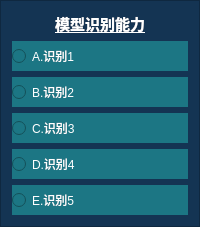
           <widget class="QFrame" name="frame_shibie_zizhu">
            <property name="styleSheet">
             <string notr="true">background-color: rgb(20, 52, 83);
border-color: rgb(255, 97, 6);
</string>
            </property>
            <property name="frameShape">
             <enum>QFrame::StyledPanel</enum>
            </property>
            <property name="frameShadow">
             <enum>QFrame::Raised</enum>
            </property>
            <layout class="QVBoxLayout" name="verticalLayout_6">
             <item>
              <widget class="QLabel" name="label_shibie_zizhu">
               <property name="sizePolicy">
                <sizepolicy hsizetype="Preferred" vsizetype="Fixed">
                 <horstretch>0</horstretch>
                 <verstretch>0</verstretch>
                </sizepolicy>
               </property>
               <property name="font">
                <font>
                 <pointsize>11</pointsize>
                 <weight>75</weight>
                 <italic>false</italic>
                 <bold>true</bold>
                 <underline>true</underline>
                 <strikeout>false</strikeout>
                </font>
               </property>
               <property name="styleSheet">
                <string notr="true">color: rgb(255, 255, 255);</string>
               </property>
               <property name="text">
                <string>模型识别能力</string>
               </property>
               <property name="alignment">
                <set>Qt::AlignCenter</set>
               </property>
              </widget>
             </item>
             <item>
              <widget class="QRadioButton" name="radioButton_shibieA">
               <property name="minimumSize">
                <size>
                 <width>0</width>
                 <height>30</height>
                </size>
               </property>
               <property name="styleSheet">
                <string notr="true">color: rgb(255, 255, 255);
background-color: rgb(28, 118, 132);</string>
               </property>
               <property name="text">
                <string>A.识别1</string>
               </property>
              </widget>
             </item>
             <item>
              <widget class="QRadioButton" name="radioButton_shibieB">
               <property name="minimumSize">
                <size>
                 <width>0</width>
                 <height>30</height>
                </size>
               </property>
               <property name="styleSheet">
                <string notr="true">color: rgb(255, 255, 255);
background-color: rgb(28, 118, 132);</string>
               </property>
               <property name="text">
                <string>B.识别2</string>
               </property>
              </widget>
             </item>
             <item>
              <widget class="QRadioButton" name="radioButton_shibieC">
               <property name="minimumSize">
                <size>
                 <width>0</width>
                 <height>30</height>
                </size>
               </property>
               <property name="styleSheet">
                <string notr="true">color: rgb(255, 255, 255);
background-color: rgb(28, 118, 132);</string>
               </property>
               <property name="text">
                <string>C.识别3</string>
               </property>
              </widget>
             </item>
             <item>
              <widget class="QRadioButton" name="radioButton_shibieD">
               <property name="minimumSize">
                <size>
                 <width>0</width>
                 <height>30</height>
                </size>
               </property>
               <property name="styleSheet">
                <string notr="true">color: rgb(255, 255, 255);
background-color: rgb(28, 118, 132);</string>
               </property>
               <property name="text">
                <string>D.识别4</string>
               </property>
              </widget>
             </item>
             <item>
              <widget class="QRadioButton" name="radioButton_shibieE">
               <property name="minimumSize">
                <size>
                 <width>0</width>
                 <height>30</height>
                </size>
               </property>
               <property name="styleSheet">
                <string notr="true">color: rgb(255, 255, 255);
background-color: rgb(28, 118, 132);</string>
               </property>
               <property name="text">
                <string>E.识别5</string>
               </property>
              </widget>
             </item>
            </layout>
           </widget>
